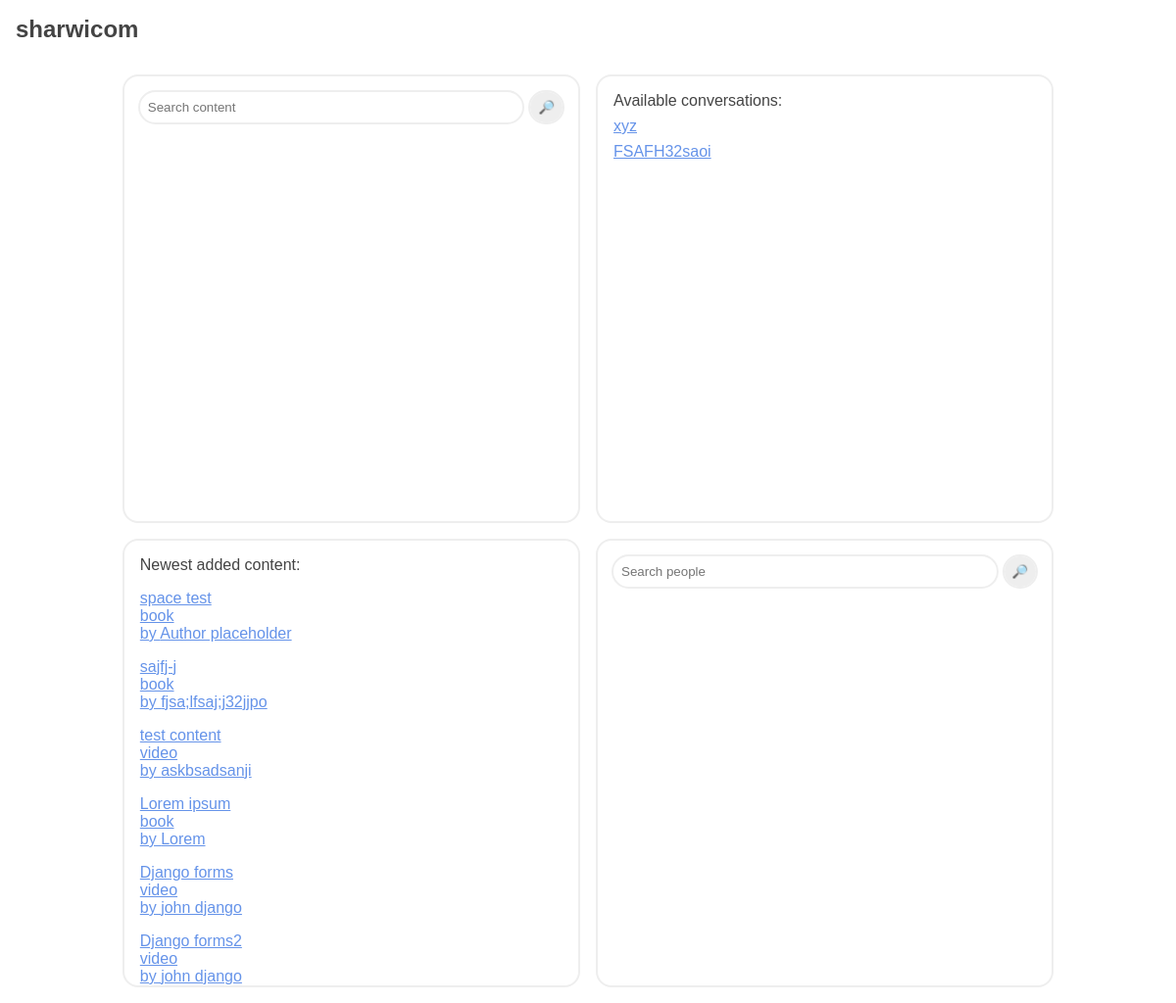
The page /home/ (signed in) on the database as committed earlier.
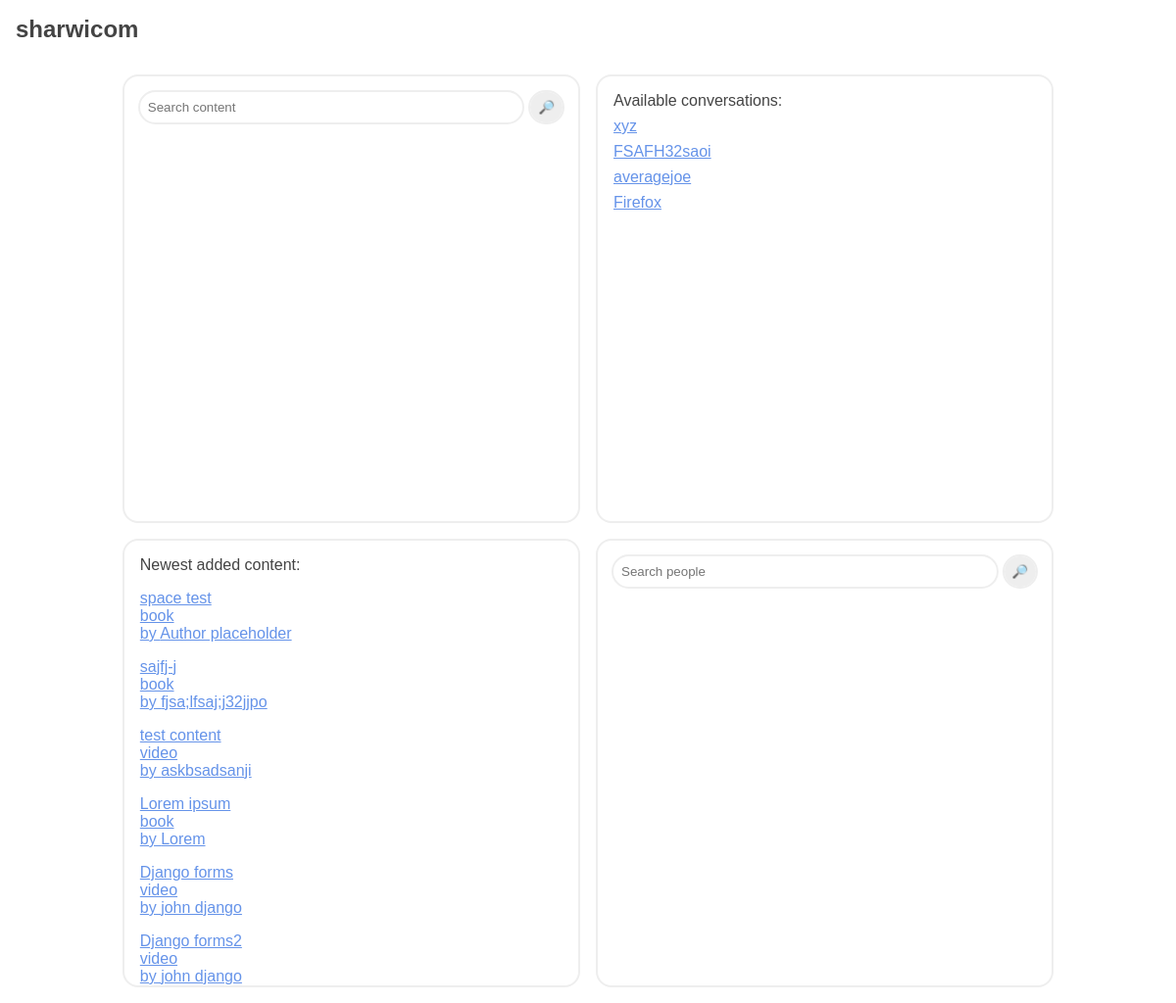
The same page on the database as committed later.
### mainapp/models.py (models this page shows, shortened)
class Content(models.Model):
    author = models.CharField(max_length=50, default="Author placeholder")
    url_name = models.CharField(max_length=50) # title in lowercase without spaces
    title = models.CharField(max_length=50)
    description = models.TextField(default="Description placeholder")
    type = models.CharField(max_length=20, default="book")
    ratings = models.JSONField(default=dict)

class Conversation(models.Model):
    person1 = models.ForeignKey(User, related_name="conversations_as_person1", on_delete=models.CASCADE)
    person2 = models.ForeignKey(User, related_name="conversations_as_person2", on_delete=models.CASCADE)

### mainapp/views.py (the view)
# urls.py: path('home/', views.home, name='home'),
def home(request):
    template = loader.get_template('mainapp/home.html')
    context = {}
    user_conversations = None
    if request.user.is_authenticated:
        user_conversations = get_non_empty_conversations(request.user)
    newest_content = Content.objects.filter();
    template = loader.get_template('mainapp/home.html')
    context = {
        'convs':user_conversations,
        'contents':newest_content
    }
    return HttpResponse(template.render(context, request))

### mainapp/views.py (called while the page is built)
def get_non_empty_conversations(user):
    conversations = Conversation.objects.filter(Q(person1=user) | Q(person2=user))
    non_empty_conversations = []
    for conversation in conversations:
        message = Message.objects.filter(conversation=conversation).first()
        if message: # if no mesage was found
           non_empty_conversations.append(conversation)
    return non_empty_conversations

### mainapp/templates/mainapp/home.html (shortened to what this page needs)
{% extends "mainapp/home-base.html" %}
{% load static %}
{% block body %}
<div class="homepage-wrapper">
    <div class="contents">
        <div class="search-content" data-type="content">
            <div class ="search-input">
                <input type="text" placeholder="Search content" class="search-query">
                <button class="search-button">🔎</button>
            </div>
        </div>
        <div class="newest-content">
            <div class="title">
                Newest added content:
            </div>
            {% for content in contents %}
            <a href="../content/{{content.url_name}}">
                <div class="details">
                    <div class="title">{{content.title}}</div>
                    <div>{{content.type}}</div>
                    <div>by {{content.author}}</div>
                </div>
            </a>
            {% endfor %}
        </div>
    </div>
    {% if request.user.is_authenticated %}
    <div class="conversations-section">
        <div class="available-conversations">
            <div class="title">
                Available conversations:
            </div>
            {% for conv in convs %}
                <div class="available-conversation">
                {% if conv.person1 == request.user %}
                    <a href="{% url 'conversation' conv.person2.username %}">{{ conv.person2.username }}</a>
                {% else %}
                    <a href="{% url 'conversation' conv.person1.username %}">{{ conv.person1.username }}</a>
                {% endif %}
                </div>
            {% endfor %}
        </div>
        <div class="search-conversations" data-type="conversations">
            <div class ="search-input">
                <input type="text" placeholder="Search people" class="search-query">
                <button class="search-button">🔎</button>
            </div>
        </div>
    </div>
    {% endif %}
</div>
{% endblock %}

Rows that differ between the two databases and show on the page:
added Conversation: person2.username "averagejoe"
added Conversation: person2.username "Firefox"
